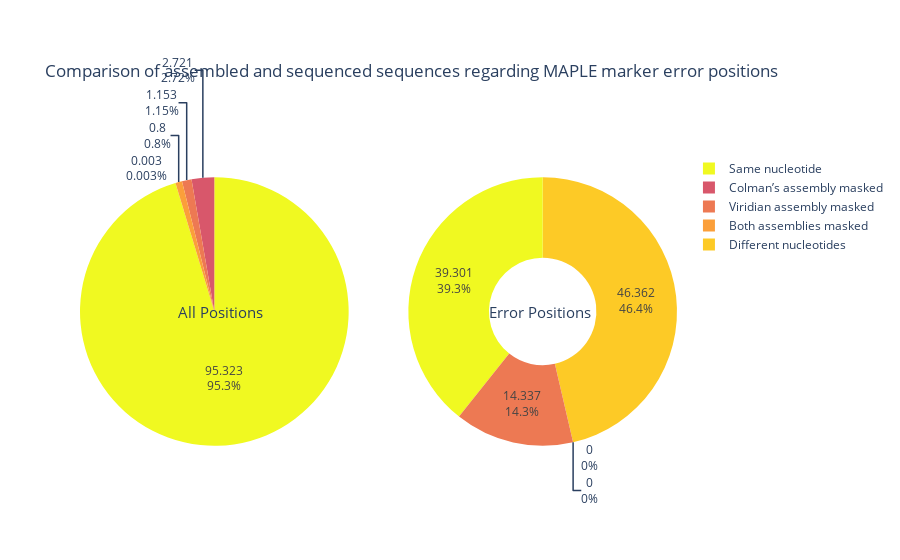

The code cell stored with this chart in its notebook:
### Markdown cell above
### old version

### Code cell
import plotly.subplots as sp
import plotly.graph_objects as go
import plotly.express as px

fig = sp.make_subplots(rows=1, cols=2, specs=[[{'type': 'pie'}, {'type': 'pie'}]])

fig.add_trace(go.Pie(labels=df_all['Category'], values=df_all['Percentage'], 
                     textinfo='percent+value',
                     marker={'colors': px.colors.sequential.Plasma_r},
                     hovertemplate='%{label}: %{value}%<br>Current percentage: %{percent:.1%}'),
              row=1, col=1)

fig.add_trace(go.Pie(labels=df_err['Category'], values=df_err['Percentage'], hole=0.4,
                     textinfo='percent+value',
                     marker={'colors': px.colors.sequential.Plasma_r},
                     hovertemplate='%{label}: %{value}%<br>Current percentage: %{percent:.1%}'),
              row=1, col=2)
# Add titles for subplots
fig.update_layout(
    title="Comparison of assembled and sequenced sequences regarding MAPLE marker error positions",
    annotations=[
        dict(text='All Positions', x=0.16, y=0.5, font_size=15, showarrow=False),
        dict(text='Error Positions', x=0.86, y=0.5, font_size=15, showarrow=False)
    ]
)

fig.show()

### Figure 1 — Plotly figure (JSON) as saved in the notebook; plotly's stock layout.template omitted (floating-point values rounded to 4 significant figures)
{"data": [{"domain": {"x": [0, 0.45], "y": [0, 1]}, "hovertemplate": "%{label}: %{value}%<br>Current percentage: %{percent:.1%}", "labels": ["Same nucleotide", "Different nucleotides", "Both assemblies masked", "Viridian assembly masked", "Colman’s assembly masked"], "marker": {"colors": ["#f0f921", "#fdca26", "#fb9f3a", "#ed7953", "#d8576b", "#bd3786", "#9c179e", "#7201a8", "#46039f", "#0d0887"]}, "textinfo": "percent+value", "type": "pie", "values": [95.32, 0.003, 0.8, 1.153, 2.721]}, {"domain": {"x": [0.55, 1], "y": [0, 1]}, "hole": 0.4, "hovertemplate": "%{label}: %{value}%<br>Current percentage: %{percent:.1%}", "labels": ["Same nucleotide", "Different nucleotides", "Both assemblies masked", "Viridian assembly masked", "Colman’s assembly masked"], "marker": {"colors": ["#f0f921", "#fdca26", "#fb9f3a", "#ed7953", "#d8576b", "#bd3786", "#9c179e", "#7201a8", "#46039f", "#0d0887"]}, "textinfo": "percent+value", "type": "pie", "values": [39.3, 46.36, 0, 14.34, 0]}], "layout": {"annotations": [{"font": {"size": 15}, "showarrow": false, "text": "All Positions", "x": 0.16, "y": 0.5}, {"font": {"size": 15}, "showarrow": false, "text": "Error Positions", "x": 0.86, "y": 0.5}], "title": {"text": "Comparison of assembled and sequenced sequences regarding MAPLE marker error positions"}}}
